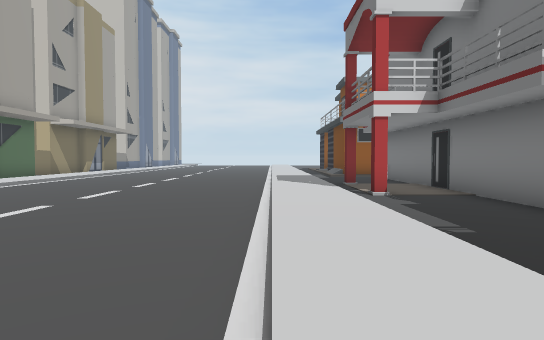
View 1 (above)

24 first-person views from a walk through a 3-D level made in the Unity game engine. The camera is 1.3 m above the floor, tilts 2° down and sees 75° across. The floor is counted in squares, 2 m on a side. Each view is taken from the middle of a square. On the plan, view 1 faces up. The plan holds only what a view shows up to about 10 squares ahead; the rest is blank. The place goes on beyond the plan. The player character is not drawn. Some surface patterns are stand-ins.

View 2
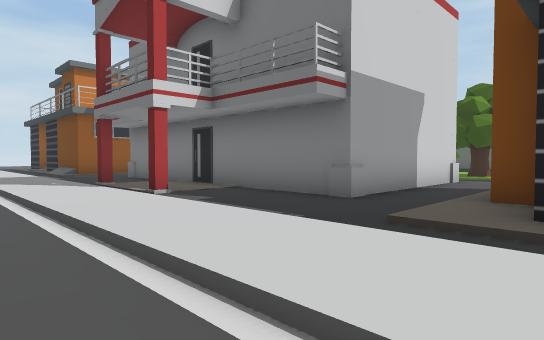

View 3
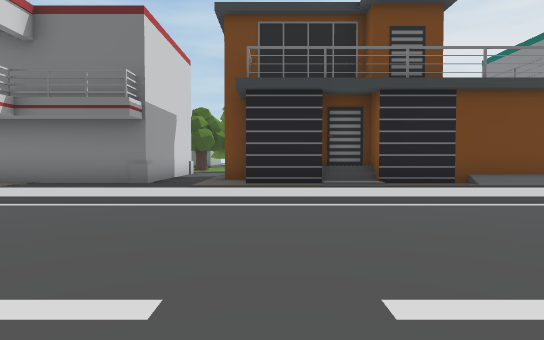

View 4
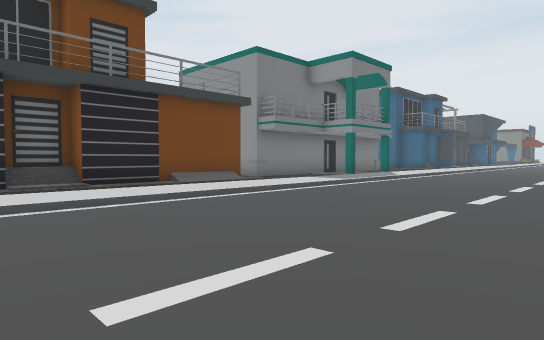

View 5
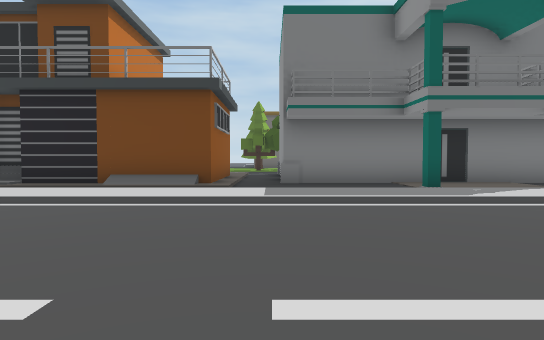

View 6
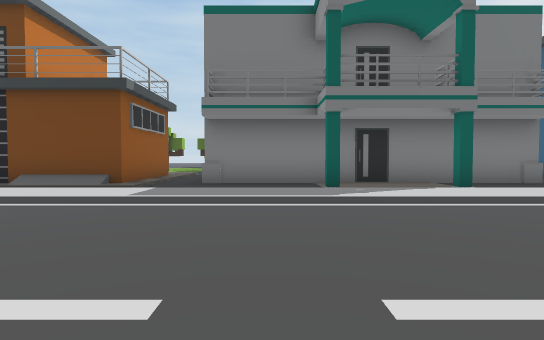

View 7
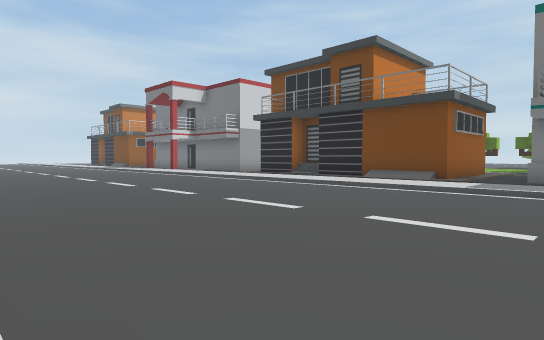

View 8
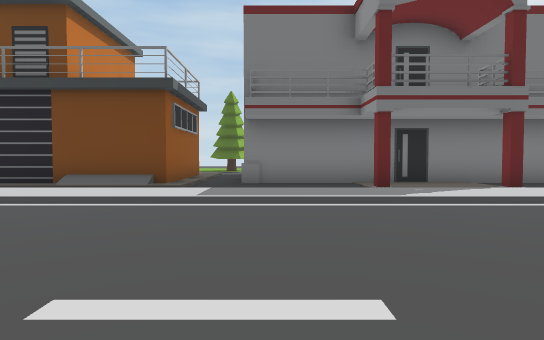

View 9
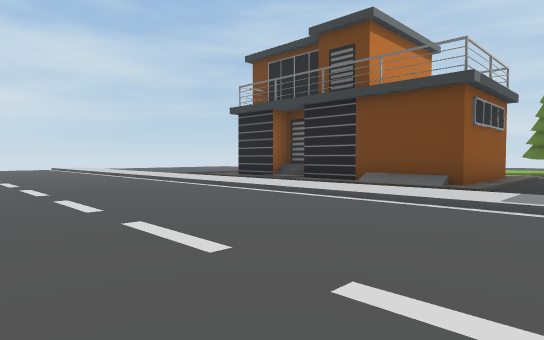

View 10
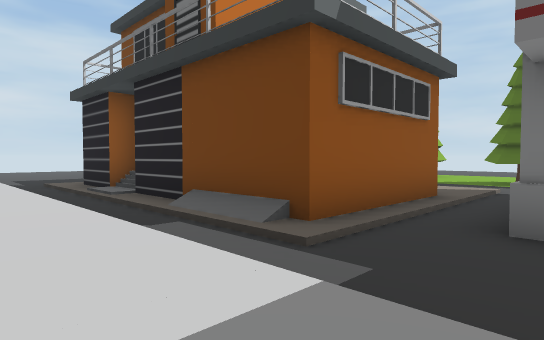

View 11
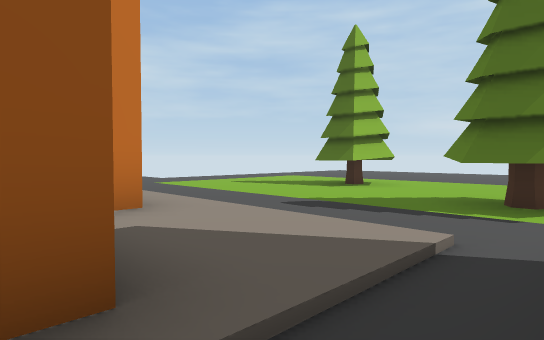

View 12
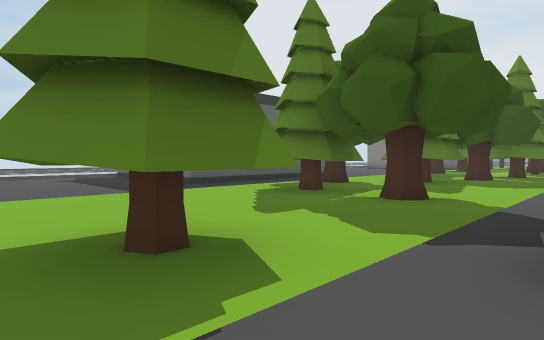

View 13
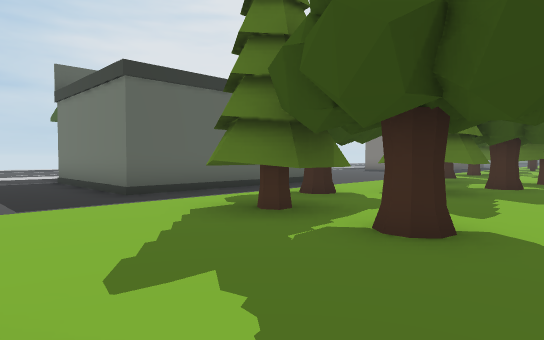

View 14
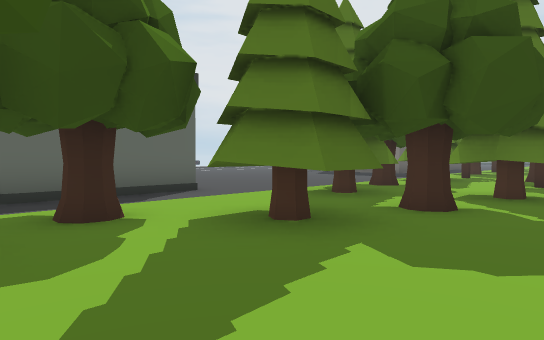

View 15
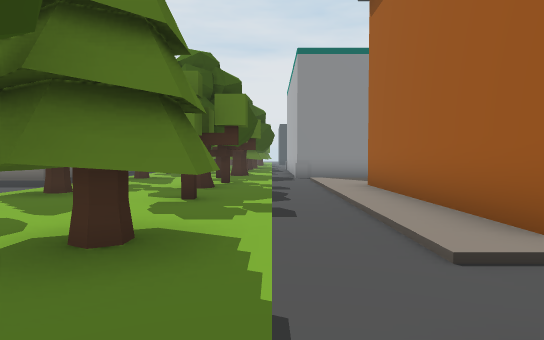

View 16
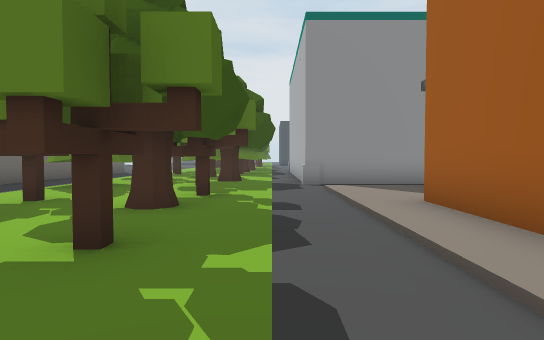

View 17
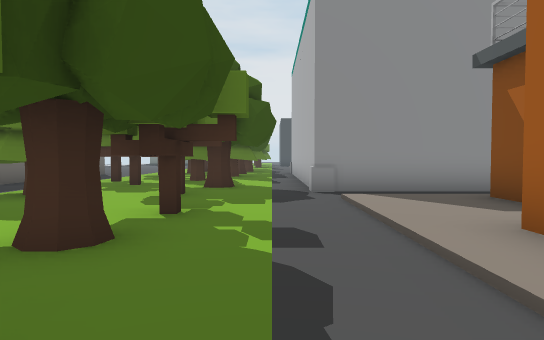

View 18
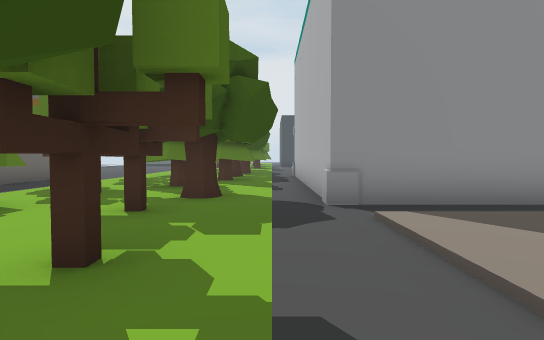

View 19
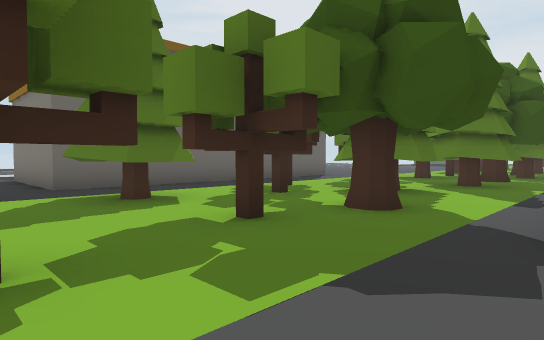

View 20
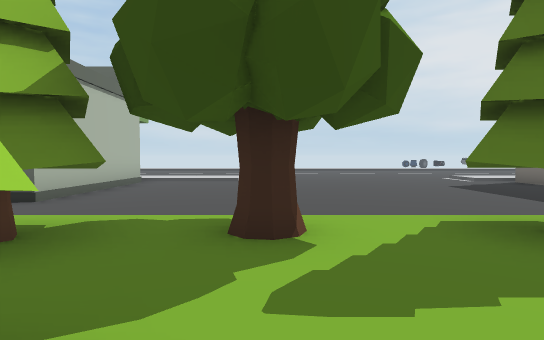

View 21
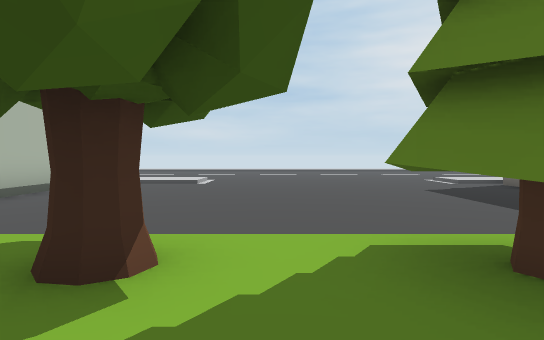

View 22
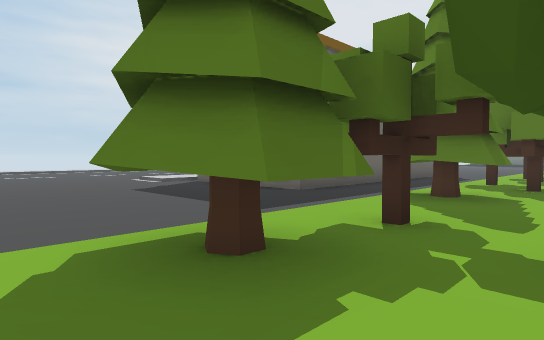

View 23
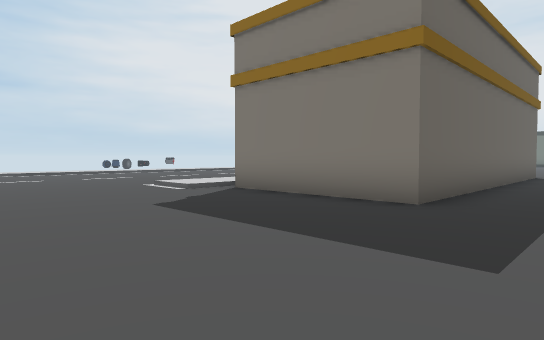

View 24
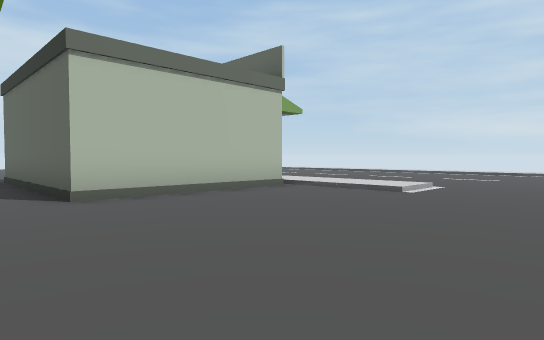

### Floor plan
Key: @ floor where view 1 was taken; # wall or solid block; . main floor; : floor 0.25 m higher than the main floor; / step, stairs or slope; T tree; B building.
Columns run from 7 left of view 1 to 21 right of it. Each row starts with its distance up from view 1.
 17    ..../:.#   #:/:::TT..
 16   ...../:.#   ::/:::::...
 15   ...../:.####::/:T:::...
 14   ...../:.///////:TT::.....
 13   ...../:........:T:::......
 12   ...../:..#     :::::......
 11    ..../:..#     :::::.......
 10 /....../:#.#     :T:TT..#####
  9 /....../:..#     :::TT..#
  8  ....../:..#     ::::T..#
  7  ....../:#.#     :::T:..#
  6   ...../:..#     ::TT:..#
  5    ..../:..######:::T:..#####
  4     .../:........::TTT.......
  3     .../:........:TTTT.......
  2   ...../:.:#  #:/:TT::.......
  1  ....../:.##  #:/::::T.......
  0  ......@:.##  #:/:T:::.......
 -1  ....../:./#  #:/:TT:T.......
 -2  ....../:.##  #:/:::TTT......
 -3  ....../:.#   #:/::T:T.......
 -4  ....../:.#   ::/:TT:T.......
 -5 /....../:.####::/:T:::.......
 -6 /....../:.///////::T:TT.BBBBB
 -7 /....../: .......::T:TT.B
 -8 /....../: .######:T:T:..B
 -9 /....../: .#    #::TTT..B
-10    ..../:#.#    #::TTTT.B
-11     .../:..#    #::T::..B
-12      ../:..#    #:TT:T..B
-13        /: .#     :TT:   B

Where each view was taken, in squares from view 1:
view 1: 0 up, 0 right, facing up
view 2: 1 up, 1 left, facing up-right
view 3: 1 up, 5 left, facing right
view 4: 1 up, 5 left, facing down-right
view 5: 7 down, 5 left, facing right
view 6: 9 down, 5 left, facing right
view 7: 9 down, 7 left, facing up-right
view 8: 12 up, 5 left, facing right
view 9: 12 up, 5 left, facing up-right
view 10: 12 up, 0 right, facing up-right
view 11: 13 up, 6 right, facing up-right
view 12: 15 up, 9 right, facing down-right
view 13: 13 up, 10 right, facing down-right
view 14: 9 up, 10 right, facing down-right
view 15: 5 up, 10 right, facing down
view 16: 2 up, 10 right, facing down
view 17: 0 up, 10 right, facing down
view 18: 2 down, 10 right, facing down
view 19: 4 down, 9 right, facing down-right
view 20: 1 up, 11 right, facing right
view 21: 0 up, 12 right, facing right
view 22: 0 up, 12 right, facing down-right
view 23: 1 down, 15 right, facing down-right
view 24: 1 down, 15 right, facing up-right
